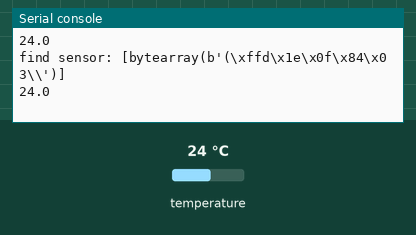
The program below on a simulated ESP32 board running MicroPython. Parts: the last lines printed to the serial console. The test bench sets the inputs (shaded band); at power-on: temperature 24 °C.

Above: at 1.2 s.
1.3 s: temperature set to 12 °C
At 2.6 s:
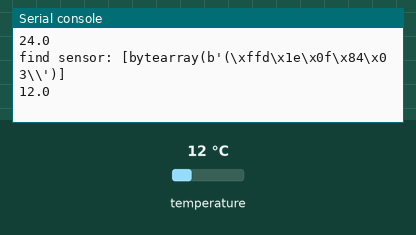
2.8 s: temperature set to 19 °C
At 4.0 s:
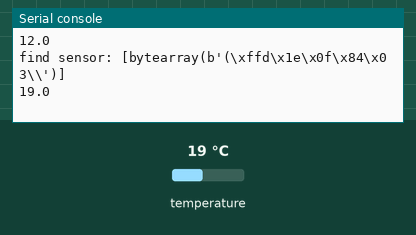
Timing chart, 0 to 5.8 s (numbered marks = the images above; inputs shaded):
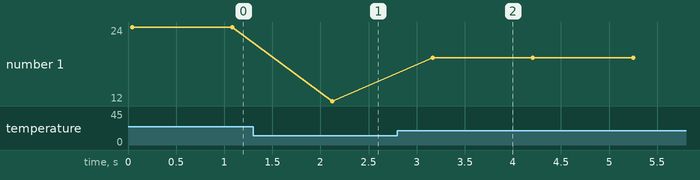

Measured:
- after the input at 1.3 s, the serial console: prints a new line after 0.83 s (image 1)
- after the input at 2.8 s, the serial console: prints a new line after 0.37 s (image 2)
- plotted number 1: 24 → 12 after the input at 1.3 s, 12 → 19 after the input at 2.8 s

The program:

temperature_sensor.py
```python
from machine import Pin
import onewire, ds18x20
import time


def read_ds_sensor():
    ds_pin = Pin(13)
    ds_sensor = ds18x20.DS18X20(onewire.OneWire(ds_pin))
    roms = ds_sensor.scan()
    print(f"find sensor: {roms}")
    ds_sensor.convert_temp()
    for rom in roms:
        temp = ds_sensor.read_temp(rom)
        if isinstance(temp, float):
            temp = round(temp, 2)
            return temp
    return -100


def main():
    while True:
        print(read_ds_sensor())
        time.sleep(1)


if __name__ == '__main__':
    main()
```
